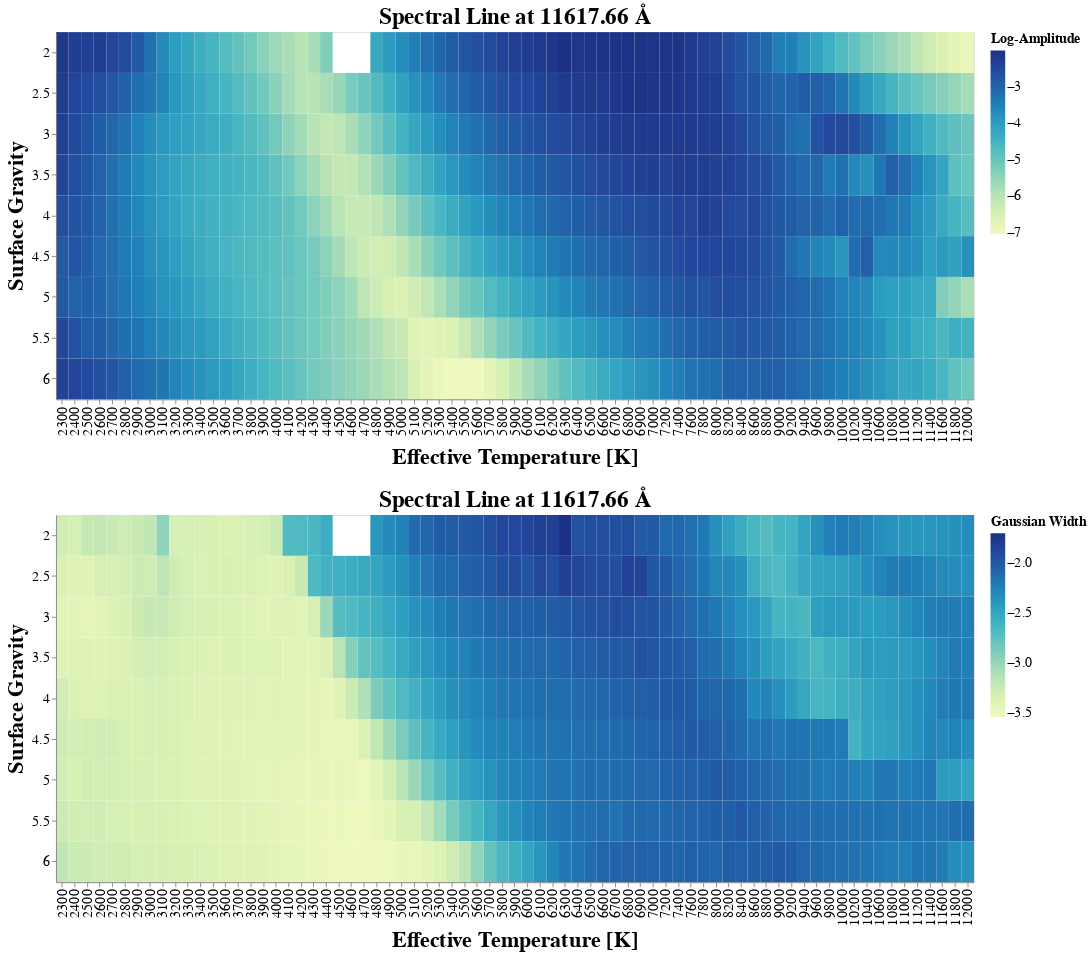

Notebook code cell kept with this figure:
### Markdown cell above
# [2] **PHOENIX Subset Discrete Manifold**

### Code cell
first_line = df.value_counts('center').index[1]
(alt.Chart(df.query('center == @first_line')).mark_rect()\
    .encode(x=alt.X('teff:O', title='Effective Temperature [K]'), y=alt.Y('logg:O', title='Surface Gravity'), color=alt.Color(f'amp:Q', title='Log-Amplitude'))\
    .properties(width=1000, height=400, title=f'Spectral Line at {first_line} Å') &\
alt.Chart(df.query('center == @first_line')).mark_rect()\
    .encode(x=alt.X('teff:O', title='Effective Temperature [K]'), y=alt.Y('logg:O', title='Surface Gravity'), color=alt.Color(f'sigma:Q', title='Gaussian Width'))\
    .properties(width=1000, height=400, title=f'Spectral Line at {first_line} Å'))\
    .configure_axis(labelFontSize=15, titleFontSize=24)\
    .configure_legend(labelFontSize=15, titleFontSize=15)\
    .configure_title(fontSize=25).resolve_scale(color='independent')

### Figure 1 — Vega-Lite specification as saved in the notebook (floating-point values rounded to 4 significant figures; data arrays with more than 128 entries replaced by an {"elided": "..."} marker saying what was removed)
{"config": {"view": {"continuousWidth": 300, "continuousHeight": 300}, "axis": {"labelFontSize": 15, "titleFontSize": 24}, "legend": {"labelFontSize": 15, "titleFontSize": 15}, "title": {"fontSize": 25}}, "vconcat": [{"data": {"name": "data-8fa9c0a6e465e4cf57cd4dbf4db7403c"}, "mark": {"type": "rect"}, "encoding": {"color": {"field": "amp", "title": "Log-Amplitude", "type": "quantitative"}, "x": {"field": "teff", "title": "Effective Temperature [K]", "type": "ordinal"}, "y": {"field": "logg", "title": "Surface Gravity", "type": "ordinal"}}, "height": 400, "title": "Spectral Line at 11617.66 Å", "width": 1000}, {"data": {"name": "data-8fa9c0a6e465e4cf57cd4dbf4db7403c"}, "mark": {"type": "rect"}, "encoding": {"color": {"field": "sigma", "title": "Gaussian Width", "type": "quantitative"}, "x": {"field": "teff", "title": "Effective Temperature [K]", "type": "ordinal"}, "y": {"field": "logg", "title": "Surface Gravity", "type": "ordinal"}}, "height": 400, "title": "Spectral Line at 11617.66 Å", "width": 1000}], "resolve": {"scale": {"color": "independent"}}, "$schema": "https://vega.github.io/schema/vega-lite/v5.16.3.json", "datasets": {"data-8fa9c0a6e465e4cf57cd4dbf4db7403c": {"elided": "654 records"}}}
